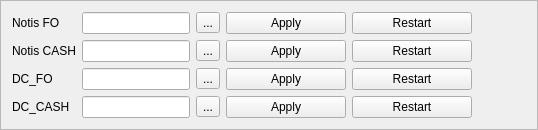
        <widget class="QFrame" name="fTSettings">
         <property name="sizePolicy">
          <sizepolicy hsizetype="Expanding" vsizetype="Preferred">
           <horstretch>0</horstretch>
           <verstretch>0</verstretch>
          </sizepolicy>
         </property>
         <property name="maximumSize">
          <size>
           <width>16777215</width>
           <height>16777215</height>
          </size>
         </property>
         <property name="frameShape">
          <enum>QFrame::StyledPanel</enum>
         </property>
         <property name="frameShadow">
          <enum>QFrame::Raised</enum>
         </property>
         <layout class="QGridLayout" name="gridLayout_9">
          <item row="0" column="0">
           <widget class="QLabel" name="label_26">
            <property name="text">
             <string>Notis FO</string>
            </property>
           </widget>
          </item>
          <item row="0" column="1">
           <widget class="QLineEdit" name="leNfo">
            <property name="sizePolicy">
             <sizepolicy hsizetype="Preferred" vsizetype="Preferred">
              <horstretch>0</horstretch>
              <verstretch>0</verstretch>
             </sizepolicy>
            </property>
           </widget>
          </item>
          <item row="0" column="2">
           <widget class="QToolButton" name="tbNfo">
            <property name="text">
             <string>...</string>
            </property>
           </widget>
          </item>
          <item row="0" column="3">
           <widget class="QPushButton" name="pbNfoA">
            <property name="sizePolicy">
             <sizepolicy hsizetype="Preferred" vsizetype="Preferred">
              <horstretch>0</horstretch>
              <verstretch>0</verstretch>
             </sizepolicy>
            </property>
            <property name="minimumSize">
             <size>
              <width>120</width>
              <height>0</height>
             </size>
            </property>
            <property name="text">
             <string>Apply</string>
            </property>
           </widget>
          </item>
          <item row="0" column="4">
           <widget class="QPushButton" name="pbNfoR">
            <property name="sizePolicy">
             <sizepolicy hsizetype="Preferred" vsizetype="Preferred">
              <horstretch>0</horstretch>
              <verstretch>0</verstretch>
             </sizepolicy>
            </property>
            <property name="minimumSize">
             <size>
              <width>120</width>
              <height>0</height>
             </size>
            </property>
            <property name="text">
             <string>Restart</string>
            </property>
           </widget>
          </item>
          <item row="0" column="5">
           <widget class="QLabel" name="lbl_notis">
            <property name="text">
             <string/>
            </property>
           </widget>
          </item>
          <item row="0" column="6">
           <widget class="Line" name="line_34">
            <property name="minimumSize">
             <size>
              <width>35</width>
              <height>0</height>
             </size>
            </property>
            <property name="styleSheet">
             <string notr="true">background-color:transparent</string>
            </property>
            <property name="orientation">
             <enum>Qt::Horizontal</enum>
            </property>
           </widget>
          </item>
          <item row="1" column="0">
           <widget class="QLabel" name="label_27">
            <property name="text">
             <string>Notis CASH</string>
            </property>
           </widget>
          </item>
          <item row="1" column="1">
           <widget class="QLineEdit" name="leNcash">
            <property name="sizePolicy">
             <sizepolicy hsizetype="Preferred" vsizetype="Preferred">
              <horstretch>0</horstretch>
              <verstretch>0</verstretch>
             </sizepolicy>
            </property>
           </widget>
          </item>
          <item row="1" column="2">
           <widget class="QToolButton" name="tbNcash">
            <property name="text">
             <string>...</string>
            </property>
           </widget>
          </item>
          <item row="1" column="3">
           <widget class="QPushButton" name="pbNcashA">
            <property name="sizePolicy">
             <sizepolicy hsizetype="Preferred" vsizetype="Preferred">
              <horstretch>0</horstretch>
              <verstretch>0</verstretch>
             </sizepolicy>
            </property>
            <property name="text">
             <string>Apply</string>
            </property>
           </widget>
          </item>
          <item row="1" column="4">
           <widget class="QPushButton" name="pbNcashR">
            <property name="sizePolicy">
             <sizepolicy hsizetype="Preferred" vsizetype="Preferred">
              <horstretch>0</horstretch>
              <verstretch>0</verstretch>
             </sizepolicy>
            </property>
            <property name="text">
             <string>Restart</string>
            </property>
           </widget>
          </item>
          <item row="1" column="5">
           <widget class="QLabel" name="lbl_cash">
            <property name="text">
             <string/>
            </property>
           </widget>
          </item>
          <item row="1" column="6">
           <widget class="Line" name="line_37">
            <property name="minimumSize">
             <size>
              <width>35</width>
              <height>0</height>
             </size>
            </property>
            <property name="styleSheet">
             <string notr="true">background-color:transparent</string>
            </property>
            <property name="orientation">
             <enum>Qt::Horizontal</enum>
            </property>
           </widget>
          </item>
          <item row="2" column="0">
           <widget class="QLabel" name="label_28">
            <property name="text">
             <string>DC_FO</string>
            </property>
           </widget>
          </item>
          <item row="2" column="1">
           <widget class="QLineEdit" name="leDCfo">
            <property name="sizePolicy">
             <sizepolicy hsizetype="Preferred" vsizetype="Preferred">
              <horstretch>0</horstretch>
              <verstretch>0</verstretch>
             </sizepolicy>
            </property>
           </widget>
          </item>
          <item row="2" column="2">
           <widget class="QToolButton" name="tbDCfo_2">
            <property name="text">
             <string>...</string>
            </property>
           </widget>
          </item>
          <item row="2" column="3">
           <widget class="QPushButton" name="pbDCfoA">
            <property name="sizePolicy">
             <sizepolicy hsizetype="Preferred" vsizetype="Preferred">
              <horstretch>0</horstretch>
              <verstretch>0</verstretch>
             </sizepolicy>
            </property>
            <property name="text">
             <string>Apply</string>
            </property>
           </widget>
          </item>
          <item row="2" column="4">
           <widget class="QPushButton" name="pbDCfoR">
            <property name="sizePolicy">
             <sizepolicy hsizetype="Preferred" vsizetype="Preferred">
              <horstretch>0</horstretch>
              <verstretch>0</verstretch>
             </sizepolicy>
            </property>
            <property name="minimumSize">
             <size>
              <width>120</width>
              <height>0</height>
             </size>
            </property>
            <property name="text">
             <string>Restart</string>
            </property>
           </widget>
          </item>
          <item row="2" column="5">
           <widget class="QLabel" name="lbl_DC">
            <property name="text">
             <string/>
            </property>
           </widget>
          </item>
          <item row="2" column="6">
           <widget class="Line" name="line_38">
            <property name="minimumSize">
             <size>
              <width>35</width>
              <height>0</height>
             </size>
            </property>
            <property name="styleSheet">
             <string notr="true">background-color:transparent</string>
            </property>
            <property name="orientation">
             <enum>Qt::Horizontal</enum>
            </property>
           </widget>
          </item>
          <item row="3" column="0">
           <widget class="QLabel" name="label_29">
            <property name="text">
             <string>DC_CASH</string>
            </property>
           </widget>
          </item>
          <item row="3" column="1">
           <widget class="QLineEdit" name="leCDcash">
            <property name="sizePolicy">
             <sizepolicy hsizetype="Preferred" vsizetype="Preferred">
              <horstretch>0</horstretch>
              <verstretch>0</verstretch>
             </sizepolicy>
            </property>
           </widget>
          </item>
          <item row="3" column="2">
           <widget class="QToolButton" name="tbCDcash">
            <property name="text">
             <string>...</string>
            </property>
           </widget>
          </item>
          <item row="3" column="3">
           <widget class="QPushButton" name="pbDCcashA">
            <property name="sizePolicy">
             <sizepolicy hsizetype="Preferred" vsizetype="Preferred">
              <horstretch>0</horstretch>
              <verstretch>0</verstretch>
             </sizepolicy>
            </property>
            <property name="text">
             <string>Apply</string>
            </property>
           </widget>
          </item>
          <item row="3" column="4">
           <widget class="QPushButton" name="pbCDcashR">
            <property name="sizePolicy">
             <sizepolicy hsizetype="Preferred" vsizetype="Preferred">
              <horstretch>0</horstretch>
              <verstretch>0</verstretch>
             </sizepolicy>
            </property>
            <property name="minimumSize">
             <size>
              <width>120</width>
              <height>0</height>
             </size>
            </property>
            <property name="text">
             <string>Restart</string>
            </property>
           </widget>
          </item>
          <item row="3" column="5">
           <widget class="QLabel" name="lb_CD">
            <property name="text">
             <string/>
            </property>
           </widget>
          </item>
          <item row="3" column="6">
           <widget class="Line" name="line_39">
            <property name="minimumSize">
             <size>
              <width>35</width>
              <height>0</height>
             </size>
            </property>
            <property name="styleSheet">
             <string notr="true">background-color:transparent</string>
            </property>
            <property name="orientation">
             <enum>Qt::Horizontal</enum>
            </property>
           </widget>
          </item>
         </layout>
        </widget>
